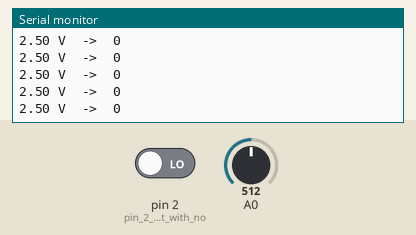
Recording of a sketch running on a simulated Arduino Uno, built with avr-gcc and run on an emulated ATmega328P. Parts: the last lines printed to the serial monitor. Inputs (shaded band) come from the test bench; at power-on: A0 = 512, pin 2 (pin_2_is_an_input_with_no) LOW. Random numbers use the default seed unless the sketch sets one.

Above: at 1.2 s.
1.3 s: A0 set to 716
At 1.56 s:
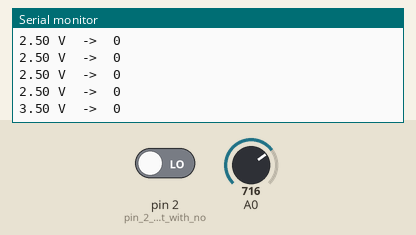
2.8 s: pin 2 (pin_2_is_an_input_with_no) driven HIGH
At 2.96 s:
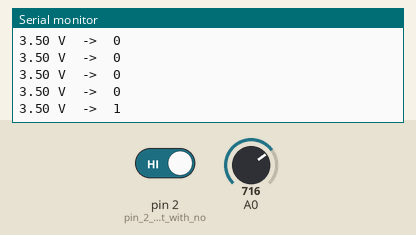
4.3 s: A0 set to 900
At 4.37 s:
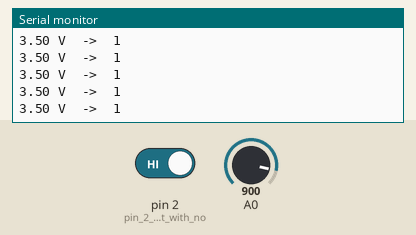
5.8 s: pin 2 (pin_2_is_an_input_with_no) driven LOW
At 5.97 s:
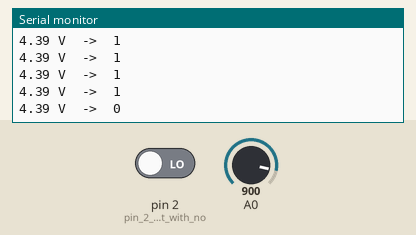
Timing chart, 0 to 8.3 s (numbered marks = the images above; inputs shaded):
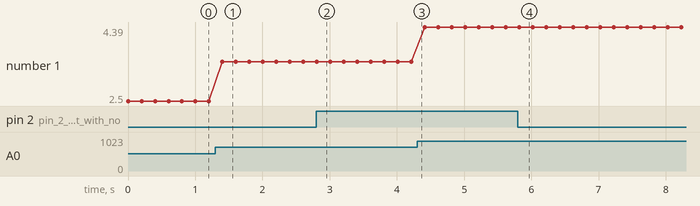

The sketch:

threshold.ino
```cpp
// threshold.ino  (Arduino Uno)
void setup(void) {
    Serial.begin(9600);        // send text to the laptop at 9600 bits/s
    pinMode(2, INPUT);         // pin 2 is an input with no pull-up
}

void loop(void) {
    int raw = analogRead(A0);             // 0..1023 for 0 V..5 V
    float volts = raw * 5.0 / 1024.0;     // convert to volts
    int logic = digitalRead(2);           // how the chip reads it
    Serial.print(volts, 2);
    Serial.print(" V  ->  ");
    Serial.println(logic);
    delay(200);                           // five readings per second
}
```

noise_levels.c
```cpp
// noise_levels.c
// How often is a noisy voltage misread, with 2, 4 or 10 levels in 0-5 V?
#include <stdio.h>
#include <stdint.h>

static uint32_t state = 2463534242u;    // fixed seed: same output every run

static double uniform(void) {           // a number from 0 up to (not incl.) 1
    state ^= state << 13;
    state ^= state >> 17;
    state ^= state << 5;
    return state / 4294967296.0;
}

static double noise(double sigma) {     // roughly bell-shaped noise
    double sum = 0.0;
    for (int k = 0; k < 12; ++k) {
        sum += uniform();
    }
    return (sum - 6.0) * sigma;
}

int main(void) {
    const double full_scale = 5.0;            // volts
    const double sigma = 0.4;                 // size of the noise, in volts
    const long trials = 1000000;
    const int levels_to_try[] = {2, 4, 10};

    for (int t = 0; t < 3; ++t) {
        int levels = levels_to_try[t];
        double step = full_scale / (levels - 1);   // spacing between levels
        long errors = 0;
        for (long i = 0; i < trials; ++i) {
            int sent = (int)(uniform() * levels);  // a random level
            double volts = sent * step + noise(sigma);
            int read = (int)(volts / step + 0.5);  // nearest level
            if (read < 0) {
                read = 0;
            }
            if (read > levels - 1) {
                read = levels - 1;
            }
            if (read != sent) {
                ++errors;
            }
        }
        printf("%2d levels, spacing %.3f V: %7ld errors in %ld (%.4f %%)\n",
               levels, step, errors, trials, 100.0 * errors / trials);
    }
}
```

Measured:
- after the input at 1.3 s, the serial monitor: prints a new line after 0.10 s (image 1)
- after the input at 2.8 s, the serial monitor: prints a new line at once (image 2)
- after the input at 5.8 s, the serial monitor: prints a new line at once (image 4)
- plotted number 1: 2.5 → 3.5 after the input at 1.3 s, 3.5 → 4.39 after the input at 4.3 s
